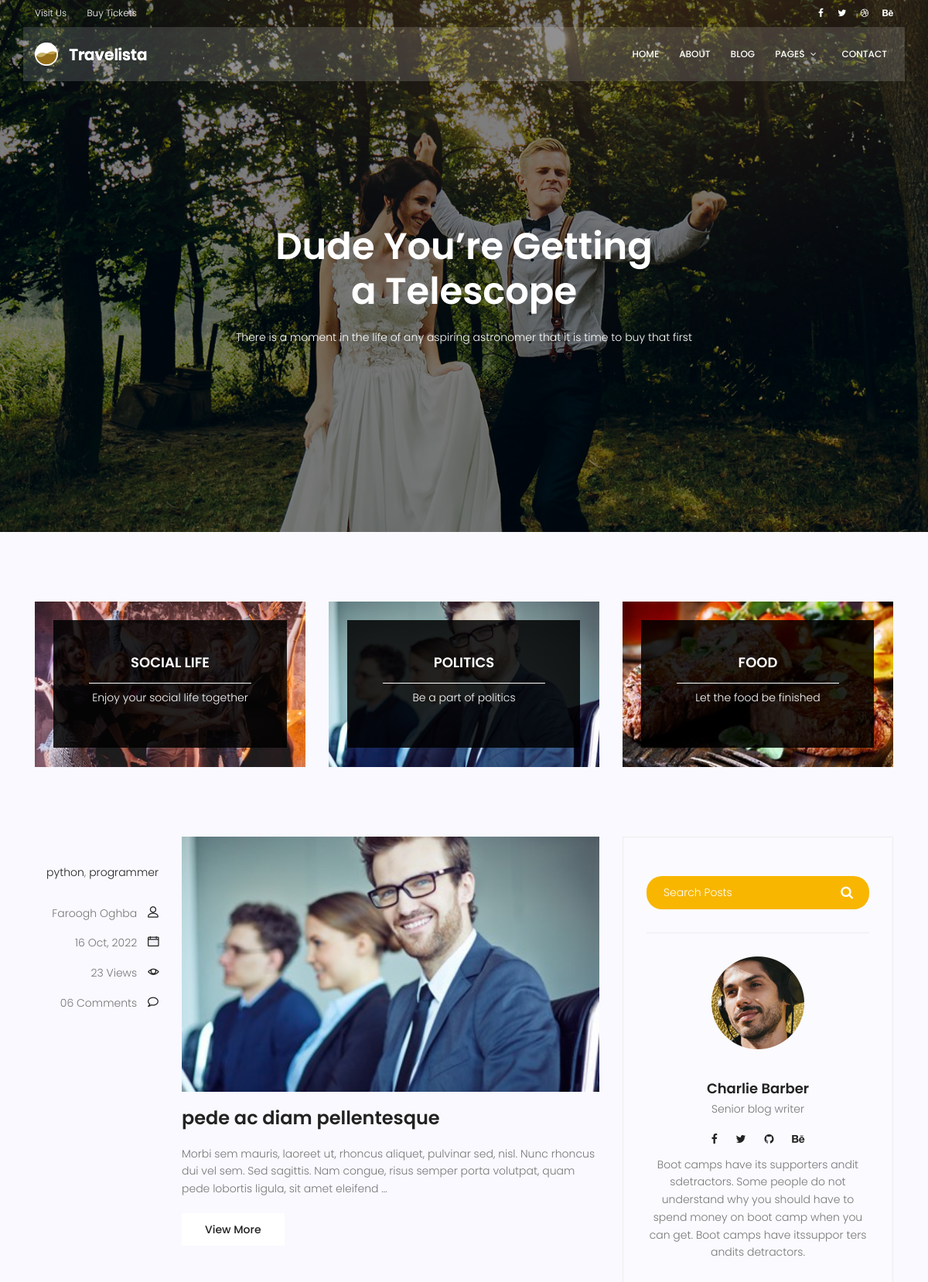
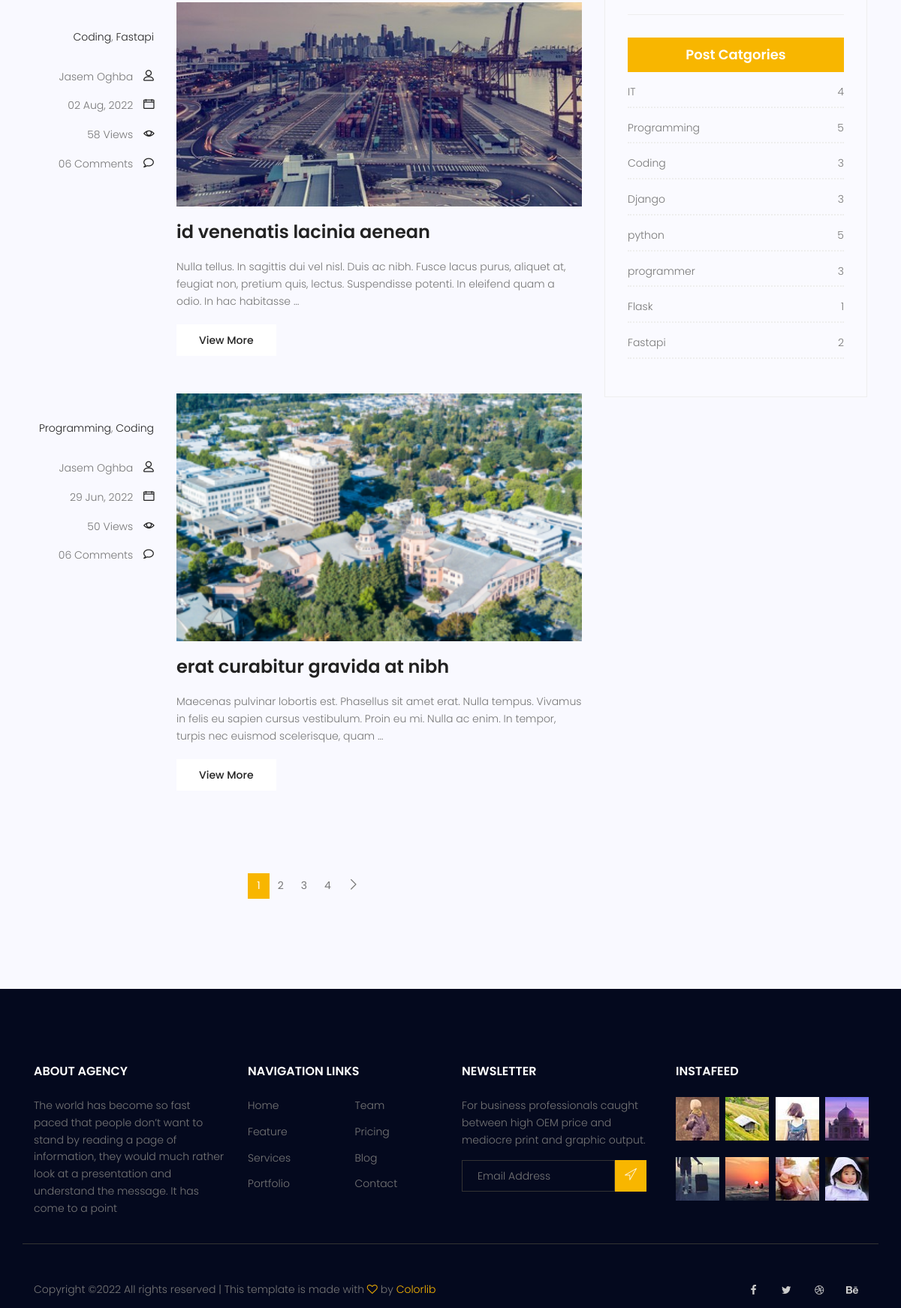
Screenshot of /blog/ (upper part) with the database file from the repository (2 pictures, top to bottom).
### blog/models.py (models this page shows, shortened)
class Category(models.Model):
    name = models.CharField(max_length=255)

class Post(models.Model):
    author = models.ForeignKey(to=User, on_delete=models.SET_NULL, null=True)
    image = models.ImageField(upload_to='blog_post/', default='blog_post/default.jpg')
    title = models.CharField(max_length=255)
    content = models.TextField()
    category = models.ManyToManyField(to=Category)
    counted_views = models.IntegerField(default=0)
    status = models.BooleanField(default=False)
    publish_date = models.DateTimeField(null=True)
    created_date = models.DateTimeField(auto_now_add=True)
    updated_date = models.DateTimeField(auto_now=True)
    class Meta:
        ordering = ['-publish_date']
    def snippet(self):
        words = self.content.split()[:30]
        return f'{" ".join(words)} ...'

### blog/views.py (the view)
# urls.py: path('', blog_home_view, name='home'),
def blog_home_view(request, **kwargs):
    all_post = Post.objects.filter(publish_date__lte=timezone.now(), status=True)
    if kwargs.get('cat_name') is not None:
        all_post = all_post.filter(category__name=kwargs['cat_name'])
    if kwargs.get('author_username') is not None:
        all_post = all_post.filter(author__username=kwargs['author_username'])
    paginator = Paginator(all_post, 3)
    try:
        page_number = request.GET.get('page')
        all_post_pages = paginator.get_page(page_number)
    except PageNotAnInteger:
        all_post_pages = paginator.get_page(1)
    except EmptyPage:
        all_post_pages = paginator.get_page(1)
    context = {'all_post_pages': all_post_pages}
    return render(request, template_name='blog/blog-home.html', context=context)

### blog/templatetags/blog_tags.py (called while the page is built)
@register.inclusion_tag('blog/blog-post-category.html')
def post_categories():
    categories = Category.objects.all()
    posts = Post.objects.filter(publish_date__lte=timezone.now(), status=True)
    post_categories_count = {}
    for category in categories:
        post_categories_count[category.name] = posts.filter(category=category).count()
    return {'post_cats_count': post_categories_count}

### blog/templates/blog/blog-home.html (shortened to what this page needs)
{% extends 'base.html' %}
{% load blog_tags %}
{% load static %}
{% block content %}
<section class="banner-area relative blog-home-banner" id="home">
    <div class="overlay overlay-bg"></div>
    <div class="container">
        <div class="row d-flex align-items-center justify-content-center">
            <div class="about-content blog-header-content col-lg-12">
                <h1 class="text-white">
                    Dude You’re Getting
                    a Telescope
                </h1>
                <p class="text-white">
                    There is a moment in the life of any aspiring astronomer that it is time to buy that first
                </p>
            </div>
        </div>
    </div>
</section>
<section class="top-category-widget-area pt-90 pb-90 ">
    <div class="container">
        <div class="row">
            <div class="col-lg-4">
                <div class="single-cat-widget">
                    <div class="content relative">
                        <div class="overlay overlay-bg"></div>
                        <a href="#" target="_blank">
                            <div class="thumb">
                                <img class="content-image img-fluid d-block mx-auto" src="{% static 'img/blog/cat-widget1.jpg' %}"
                                     alt="">
                            </div>
                            <div class="content-details">
                                <h4 class="content-title mx-auto text-uppercase">Social life</h4>
                                <span></span>
                                <p>Enjoy your social life together</p>
                            </div>
                        </a>
                    </div>
                </div>
            </div>
            <div class="col-lg-4">
                <div class="single-cat-widget">
                    <div class="content relative">
                        <div class="overlay overlay-bg"></div>
                        <a href="#" target="_blank">
                            <div class="thumb">
                                <img class="content-image img-fluid d-block mx-auto" src="{% static 'img/blog/cat-widget2.jpg' %}"
                                     alt="">
                            </div>
                            <div class="content-details">
                                <h4 class="content-title mx-auto text-uppercase">Politics</h4>
                                <span></span>
                                <p>Be a part of politics</p>
                            </div>
                        </a>
                    </div>
                </div>
            </div>
            <div class="col-lg-4">
                <div class="single-cat-widget">
                    <div class="content relative">
                        <div class="overlay overlay-bg"></div>
                        <a href="#" target="_blank">
                            <div class="thumb">
                                <img class="content-image img-fluid d-block mx-auto" src="{% static 'img/blog/cat-widget3.jpg' %}"
                                     alt="">
                            </div>
                            <div class="content-details">
                                <h4 class="content-title mx-auto text-uppercase">Food</h4>
                                <span></span>
                                <p>Let the food be finished</p>
                            </div>
                        </a>
                    </div>
                </div>
            </div>
        </div>
    </div>
</section>
<section class="post-content-area">
    <div class="container">
        <div class="row">
            <div class="col-lg-8 posts-list">
                {% for post in all_post_pages %}
                    <div class="single-post row">
                    <div class="col-lg-3  col-md-3 meta-details">
                        <ul class="tags">
                            {% for cat in post.category.all %}
                                <li>
                                    <a href="{% url 'blog:category' cat_name=cat.name %}">{{ cat.name }}</a>{% if not forloop.last %},{% endif %}
                                </li>
                            {% endfor %}
                        </ul>
                        <div class="user-details row">
                            <p class="user-name col-lg-12 col-md-12 col-6"><a href="{% url 'blog:author' author_username=post.author.username %}">{{ post.author.get_full_name }}</a> <span
                                    class="lnr lnr-user"></span></p>
                            <p class="date col-lg-12 col-md-12 col-6"><a href="#">{{ post.publish_date | date:'d M, Y' }}</a> <span
                                    class="lnr lnr-calendar-full"></span></p>
                            <p class="view col-lg-12 col-md-12 col-6"><a href="#">{{ post.counted_views }} Views</a> <span
                                    class="lnr lnr-eye"></span></p>
                            <p class="comments col-lg-12 col-md-12 col-6"><a href="#">06 Comments</a> <span
                                    class="lnr lnr-bubble"></span></p>
                        </div>
                    </div>
                    <div class="col-lg-9 col-md-9 ">
                        <div class="feature-img">
                            <img class="img-fluid" src="{{ post.image.url }}" alt="">
                        </div>
                        <a class="posts-title" href="{% url 'blog:single' post.id %}"><h3>{{ post.title }}</h3>
                        </a>
                        <p class="excert">
                            {{ post.content|truncatewords:30 }}
                        </p>
                        <a href="{% url 'blog:single' post.id %}" class="primary-btn">View More</a>
                    </div>
                </div>
                {% endfor %}
                <nav class="blog-pagination justify-content-center d-flex">
                    <ul class="pagination">
                        {% for page_num in all_post_pages.paginator.page_range %}
                            {% if all_post_pages.number == page_num %}
                                <li class="page-item active"><a href="?page={{ page_num }}" class="page-link">{{ page_num }}</a></li>
                            {% else %}
                                <li class="page-item"><a href="?page={{ page_num }}" class="page-link">{{ page_num }}</a></li>
                            {% endif %}
                        {% endfor %}
                        {% if all_post_pages.has_next %}
                            <li class="page-item">
                                <a href="?page={{ all_post_pages.next_page_number }}" class="page-link" aria-label="Next">
                                        <span aria-hidden="true">
                                            <span class="lnr lnr-chevron-right"></span>
                                        </span>
                                </a>
                            </li>
                        {% endif %}
                    </ul>
                </nav>
            </div>
            <div class="col-lg-4 sidebar-widgets">
                <div class="widget-wrap">
                    {% include 'blog/blog-search.html' %}
                    {% include 'blog/blog-writer.html' %}
                    {% post_categories %}
                </div>
            </div>
        </div>
    </div>
</section>
{% endblock %}

### blog/templates/blog/blog-post-category.html
{% load static %}
<div class="single-sidebar-widget post-category-widget">
    <h4 class="category-title">Post Catgories</h4>
    <ul class="cat-list">
       {% for post_cat, count in post_cats_count.items %}
            <li>
                <a href="{% url 'blog:category' cat_name=post_cat %}" class="d-flex justify-content-between">
                    <p>{{ post_cat }}</p>
                    <p>{{ count }}</p>
                </a>
            </li>
       {% endfor %}
    </ul>
</div>

### rows the page displays
Post: author.get_full_name "Faroogh Oghba", publish_date "16 Oct, 2022", counted_views "23", image (picture), title "pede ac diam pellentesque", content "Morbi sem mauris, laoreet ut, rhoncus aliquet, pulvinar sed, nisl. Nunc rhoncus dui vel sem. Sed sagittis. Nam congue, risus semper porta volutpat, quam pede lobortis ligula, sit amet eleifend …"
Category: name "python", post_cats_count "python"
Category: name "programmer", post_cats_count "programmer"
Post: author.get_full_name "Jasem Oghba", publish_date "02 Aug, 2022", counted_views "58", image (placeholder picture), title "id venenatis lacinia aenean", content "Nulla tellus. In sagittis dui vel nisl. Duis ac nibh. Fusce lacus purus, aliquet at, feugiat non, pretium quis, lectus. Suspendisse potenti. In eleifend quam a odio. In hac habitasse …"
Category: name "Coding", post_cats_count "Coding"
Category: name "Fastapi", post_cats_count "Fastapi"
Post: author.get_full_name "Jasem Oghba", publish_date "29 Jun, 2022", counted_views "50", image (picture), title "erat curabitur gravida at nibh", content "Maecenas pulvinar lobortis est. Phasellus sit amet erat. Nulla tempus. Vivamus in felis eu sapien cursus vestibulum. Proin eu mi. Nulla ac enim. In tempor, turpis nec euismod scelerisque, quam …"
Category: name "Programming", post_cats_count "Programming"
Category: post_cats_count "IT"
Category: post_cats_count "Django"
Category: post_cats_count "Flask"

### other values shown
{{ page_num }} "1"
{{ page_num }} "2" "3" "4"
{{ count }} "4" "5" "3" "3" "5" "3" "1" "2"
